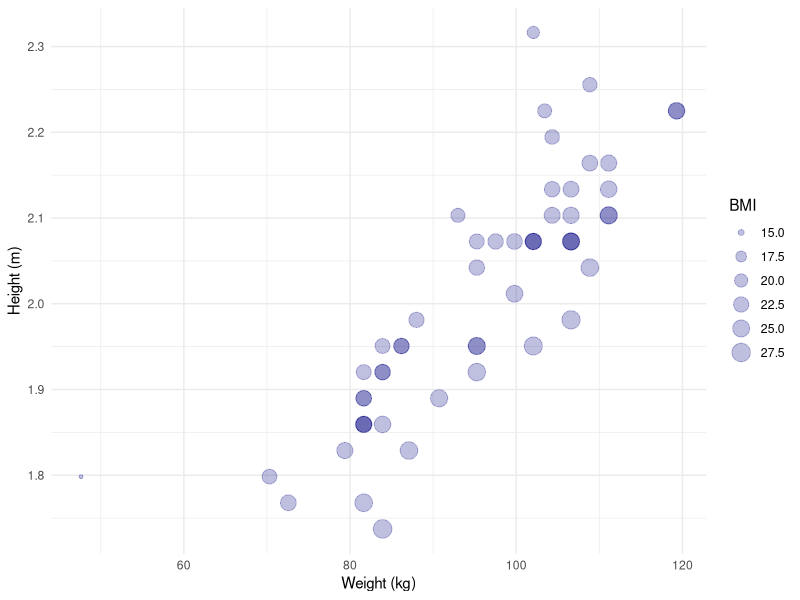
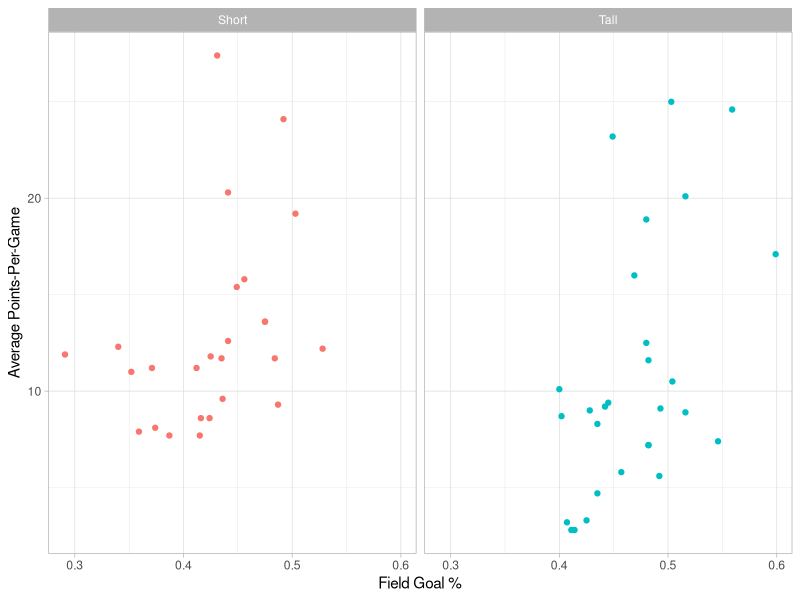
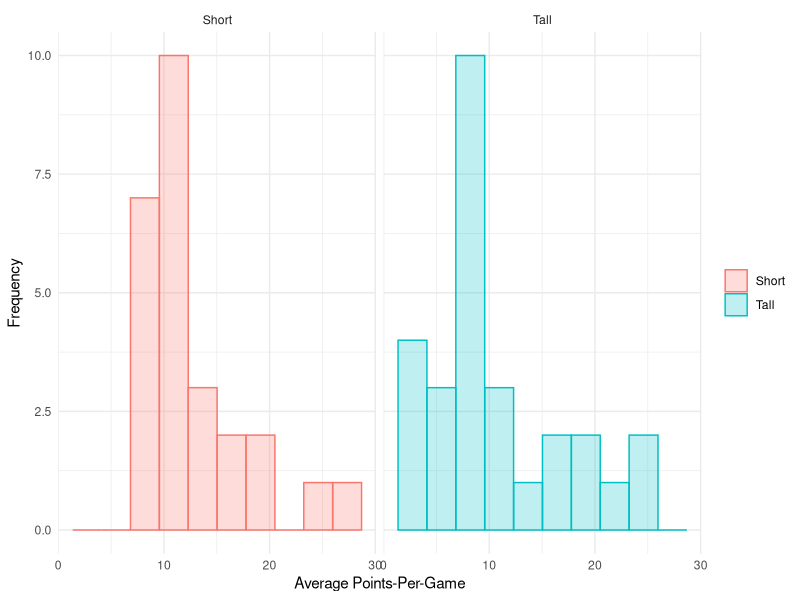
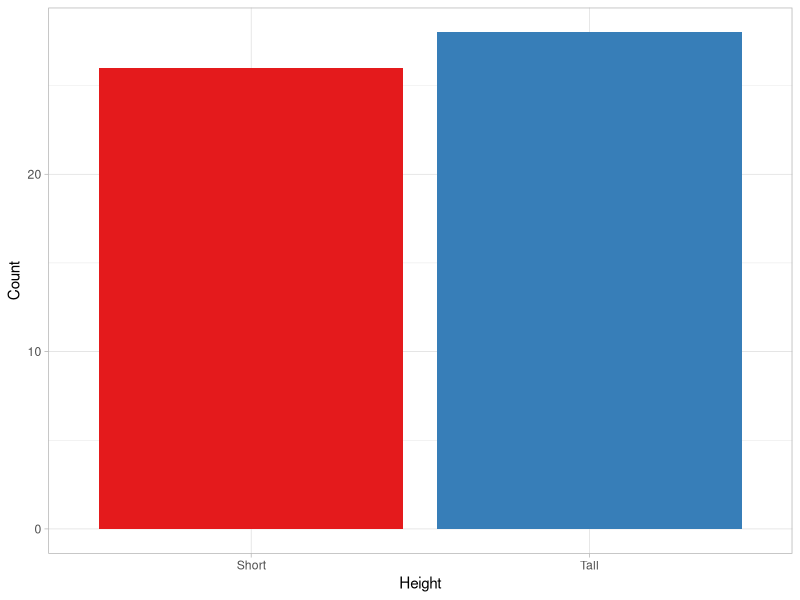
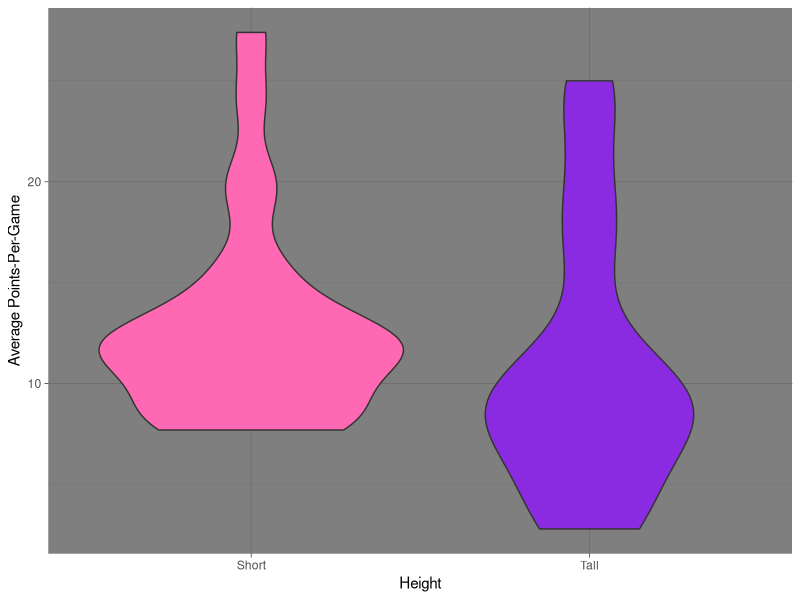
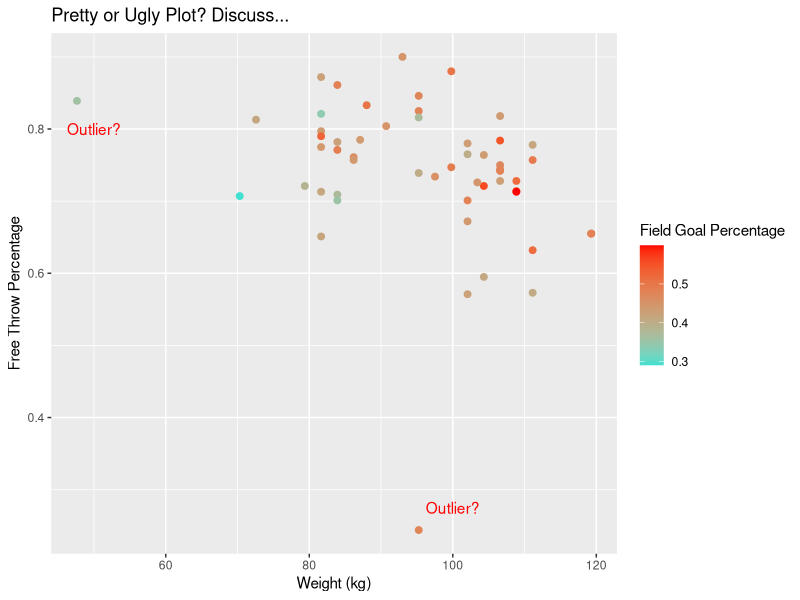

These figures' R source, in order:
## ---- chunk 1
knitr::opts_chunk$set(echo = TRUE, cache = TRUE)
library(tidyverse)
## ---- chunk 2
data <- as_tibble(read_csv("basketball.csv"))
## ---- chunk 3
data <- data %>%
  mutate(height.m = height * 0.3048,
         weight.kg = weight * 0.45359237,
         bmi = weight.kg / height.m ^ 2, 
         tallshort = ifelse(height <= 6.5, "Short", "Tall"))
## ---- chunk 4
data %>%
  group_by(tallshort) %>%
  summarise(mean.fgp = mean(fgp),
            mean.ftp = mean(ftp),
            mean.ppg = mean(ppg))
## ---- chunk 5
data %>%
  group_by(tallshort) %>%
  summarise(min.ppg = min(ppg),
            max.ppg = max(ppg))
## ---- chunk 6
ggplot(data = data,
       mapping = aes(x = weight.kg,
                     y = height.m,
                     size = bmi)) +
  geom_point(col = "navy", alpha = 0.25) +
  labs(x = "Weight (kg)",
       y = "Height (m)",
       size = "BMI") + 
  theme_minimal()
## ---- chunk 7
ggplot(data = data,
       mapping = aes(x = fgp,
                     y = ppg,
                     col = tallshort)) +
  geom_point() +
  facet_wrap(~ tallshort) +
  labs(x = "Field Goal %",
       y = "Average Points-Per-Game") + 
  theme_light() + 
  theme(legend.position = "none")  # Removes the redundant legend
## ---- chunk 8
ggplot(data = data,
       mapping = aes(x = ppg,
                     fill = tallshort,
                     colour = tallshort)) +
  geom_histogram(alpha = 0.25, bins = 10) +
  xlab("Average Points-Per-Game") +
  ylab("Frequency") +
  theme_minimal() +
  theme(legend.title = element_blank()) + 
  facet_wrap(~ tallshort)
## ---- chunk 9
# Example 1: 
ggplot(data = data, 
       mapping = aes(x = tallshort,
                     fill = tallshort)) +
  geom_bar() + 
  scale_fill_brewer(palette = "Set1") +  # Colour palette (see help file for others)
  labs(x = "Height",
       y = "Count") +
  theme_light() +  # Light theme
  theme(legend.position = "none")  # Remove legend

# Example 2: 
ggplot(data = data,
       mapping = aes(x = tallshort,
                     y = ppg,
                     fill = tallshort)) +
  geom_violin() + 
  scale_fill_manual(values = c("hotpink", "blueviolet")) + # Define own colours
  labs(x = "Height",
       y = "Average Points-Per-Game") +
  theme_dark() +  # Dark theme
  theme(legend.position = "none")  # Remove legend

# Example 3: 
ggplot(data = data,
       mapping = aes(x = weight.kg, 
                     y = ftp,
                     col = fgp)) +
  geom_point(size = 2) + 
  scale_colour_gradient(low = "turquoise", high = "red") + # Colour gradient
  labs(title = "Pretty or Ugly Plot? Discuss...",
       x = "Weight (kg)",
       y = "Free Throw Percentage",
       col = "Field Goal Percentage") + # Labels 
  annotate(geom = "text", x = c(50, 100), y = c(0.8, 0.275), label = "Outlier?",
           col = "red") 

